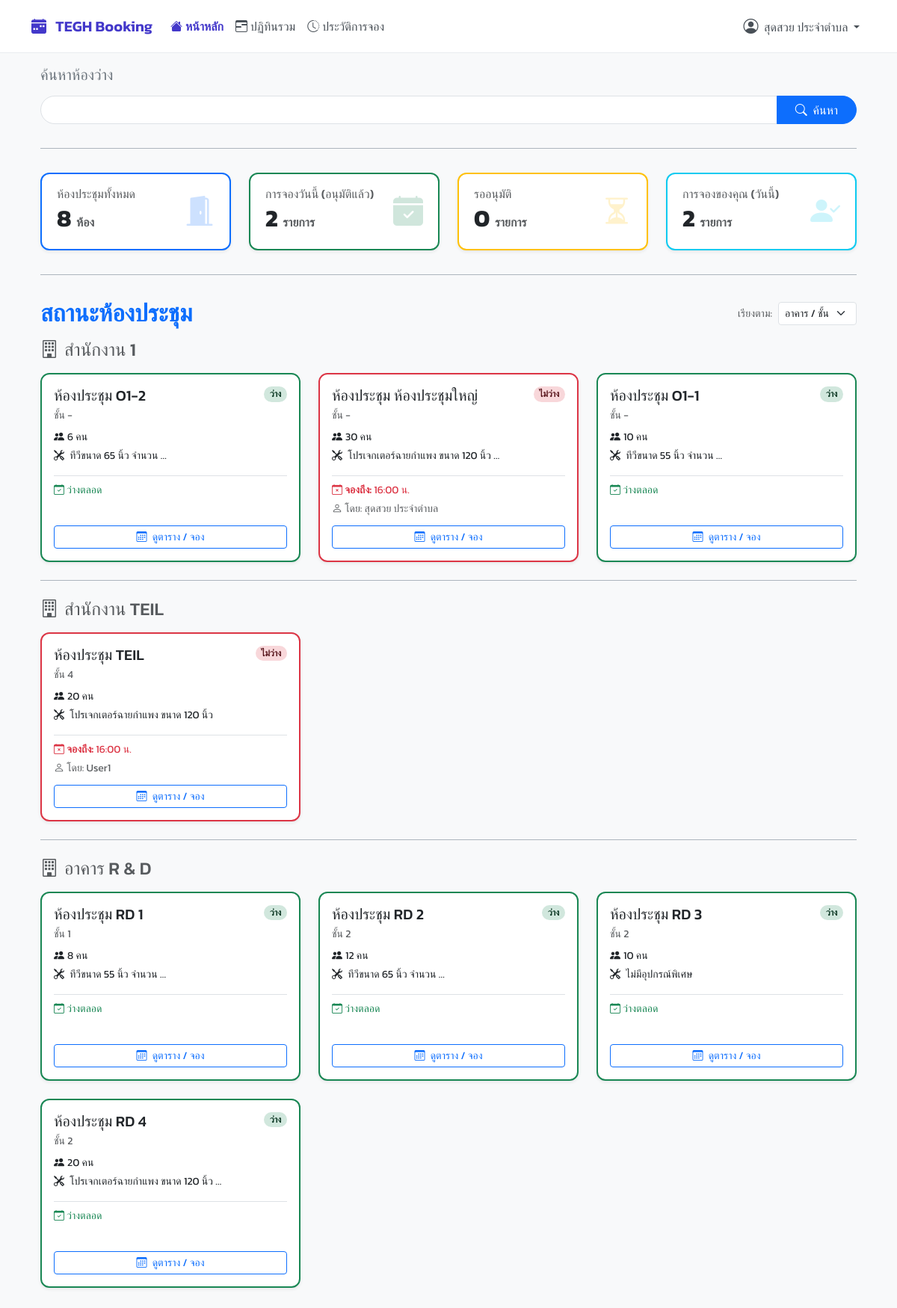
/ (signed in), run on the app's committed database.
### booking/models.py (models this page shows, shortened)
class Room(models.Model):
    name = models.CharField(max_length=100)
    building = models.CharField(max_length=100, blank=True, null=True)
    floor = models.CharField(max_length=50, blank=True, null=True)
    location = models.CharField(max_length=255, blank=True, null=True, help_text="เช่น 'ใกล้ฝ่ายบุคคล'")
    capacity = models.PositiveIntegerField(default=1)
    equipment_in_room = models.TextField(blank=True, null=True, help_text="ระบุอุปกรณ์แต่ละอย่างในบรรทัดใหม่")
    image = models.ImageField(upload_to='room_images/', blank=True, null=True, verbose_name="รูปภาพห้อง")

class Booking(models.Model):
    user = models.ForeignKey(User, on_delete=models.SET_NULL, null=True, related_name='bookings')
    room = models.ForeignKey(Room, on_delete=models.CASCADE, related_name='bookings')
    title = models.CharField(max_length=200)
    start_time = models.DateTimeField()
    end_time = models.DateTimeField()
    chairman = models.CharField(max_length=200, blank=True, null=True)
    department = models.CharField(max_length=200, blank=True, null=True)
    participant_count = models.PositiveIntegerField(default=1)
    participants = models.ManyToManyField(User, related_name='participating_in', blank=True)
    presentation_file = models.FileField(upload_to='presentations/', blank=True, null=True)
    description = models.TextField(blank=True, null=True)
    additional_requests = models.TextField(blank=True, null=True)
    additional_notes = models.TextField(blank=True, null=True)
    STATUS_CHOICES = [
        ('PENDING', 'รออนุมัติ'),
        ('APPROVED', 'อนุมัติแล้ว'),
        ('REJECTED', 'ไม่อนุมัติ'),
        ('CANCELLED', 'ยกเลิกแล้ว'),
    ]
    status = models.CharField(max_length=10, choices=STATUS_CHOICES, default='PENDING')
    created_at = models.DateTimeField(auto_now_add=True)
    updated_at = models.DateTimeField(auto_now=True)
    parent_booking = models.ForeignKey(
        'self',
        on_delete=models.CASCADE,
        null=True,
        blank=True,
        related_name='child_bookings',
        help_text="การจองนี้ เป็นส่วนหนึ่งของการจองซ้ำ (ชี้ไปที่การจองแรก)"
    )
    recurrence_rule = models.CharField(max_length=20, blank=True, null=True) # (เช่น 'WEEKLY', 'MONTHLY')

### booking/views.py (the view)
# urls.py: path('', views.dashboard_view, name='dashboard'),
@login_required
def dashboard_view(request):
    now = timezone.now(); sort_by = request.GET.get('sort', 'floor')
    all_rooms = Room.objects.all()
    if sort_by == 'status':
        all_rooms = sorted(all_rooms, key=lambda r: not r.bookings.filter(start_time__lte=now, end_time__gt=now, status='APPROVED').exists())
    elif sort_by == 'capacity':
         all_rooms = sorted(all_rooms, key=lambda r: r.capacity, reverse=True)
    elif sort_by == 'name':
        all_rooms = all_rooms.order_by('name')
    else:
        all_rooms = all_rooms.order_by('building', 'floor', 'name')
    buildings = defaultdict(list)
    for room in all_rooms:
        current = room.bookings.filter(start_time__lte=now, end_time__gt=now, status='APPROVED').select_related('user').first()
        room.status = 'ไม่ว่าง' if current else 'ว่าง'
        room.current_booking_info = current
        room.next_booking_info = None
        if not current:
            room.next_booking_info = room.bookings.filter(start_time__gt=now, status='APPROVED').select_related('user').order_by('start_time').first()
        buildings[room.building or "(ไม่ได้ระบุอาคาร)"].append(room)
    my_bookings_today_count = Booking.objects.filter(user=request.user, start_time__date=now.date()).count()
    context = get_base_context(request)
    summary = {
        'total_rooms': Room.objects.count(),
        'today_bookings': Booking.objects.filter(start_time__date=now.date(), status='APPROVED').count(),
        'pending_approvals': context['pending_count'],
        'my_bookings_today': my_bookings_today_count,
    }
    context.update({
        'buildings': dict(buildings),
        'summary_cards': summary,
        'current_sort': sort_by,
        'all_rooms': all_rooms,
    })
    return render(request, 'pages/dashboard.html', context)

### booking/views.py (called while the page is built)
def is_admin(user):
    return user.is_authenticated and (user.is_superuser or user.groups.filter(name='Admin').exists())

### templates/pages/dashboard.html (shortened to what this page needs)
{% extends 'base.html' %}
{% load static %}
{% block content %}
<div class="container-fluid">
    <div class="">
        <div class="">
            <form action="{% url 'smart_search' %}" method="get">
                <label for="smartSearchInput" class="form-label h5 fw-bold text-secondary"><h5>ค้นหาห้องว่าง</h5></label>
                <div class="input-group">
                    <input type="text" class="form-control rounded-start-pill"
                           name="q" id="smartSearchInput"
                           placeholder=""
                           value="{{ query_text|default:'' }}">
                    <button class="btn btn-primary rounded-end-pill px-4" type="submit">
                        <i class="bi bi-search me-1"></i> ค้นหา
                    </button>
                </div>
            </form>
        </div>
    </div>
    <hr class="section-divider">
    <div class="row g-4 mb-4">
        <div class="col-md-3">
            <div class="card kpi-card border-start border-primary border-2 shadow-sm h-100">
                <div class="card-body d-flex justify-content-between align-items-center">
                    <div>
                        <h6 class="card-subtitle text-muted mb-1">ห้องประชุมทั้งหมด</h6>
                        <h2 class="card-title fw-bold mb-0">{{ summary_cards.total_rooms }} <small class="text-muted fs-6">ห้อง</small></h2>
                    </div>
                    <i class="bi bi-door-open-fill kpi-icon text-primary"></i>
                </div>
            </div>
        </div>
        <div class="col-md-3">
            <div class="card kpi-card border-start border-success border-2 shadow-sm h-100">
                <div class="card-body d-flex justify-content-between align-items-center">
                    <div>
                        <h6 class="card-subtitle text-muted mb-1">การจองวันนี้ (อนุมัติแล้ว)</h6>
                        <h2 class="card-title fw-bold mb-0">{{ summary_cards.today_bookings }} <small class="text-muted fs-6">รายการ</small></h2>
                    </div>
                     <i class="bi bi-calendar-check-fill kpi-icon text-success"></i>
                </div>
            </div>
        </div>
        <div class="col-md-3">
            <div class="card kpi-card border-start border-warning border-2 shadow-sm h-100">
                <div class="card-body d-flex justify-content-between align-items-center">
                    <div>
                        <h6 class="card-subtitle text-muted mb-1">รออนุมัติ</h6>
                        <h2 class="card-title fw-bold mb-0">{{ summary_cards.pending_approvals }} <small class="text-muted fs-6">รายการ</small></h2>
                    </div>
                     <i class="bi bi-hourglass-split kpi-icon text-warning"></i>
                </div>
            </div>
        </div>
        <div class="col-md-3">
            <div class="card kpi-card border-start border-info border-2 shadow-sm h-100">
                 <div class="card-body d-flex justify-content-between align-items-center">
                    <div>
                        <h6 class="card-subtitle text-muted mb-1">การจองของคุณ (วันนี้)</h6>
                        <h2 class="card-title fw-bold mb-0">{{ summary_cards.my_bookings_today }} <small class="text-muted fs-6">รายการ</small></h2>
                    </div>
                     <i class="bi bi-person-check-fill kpi-icon text-info"></i>
                </div>
            </div>
        </div>
    </div>
    <hr class="section-divider">
    <div class="d-flex justify-content-between align-items-center mb-3">
        <h2 class="mb-0 fw-bold text-primary">สถานะห้องประชุม</h2>
        <div class="d-flex align-items-center">
            <label for="sortSelect" class="form-label me-2 mb-0 small text-muted">เรียงตาม:</label>
            <select class="form-select form-select-sm" id="sortSelect" style="width: auto;" onchange="window.location.href='?sort='+this.value">
                <option value="floor" {% if current_sort == 'floor' %}selected{% endif %}>อาคาร / ชั้น</option>
            </select>
        </div>
    </div>
    {% for building_name, rooms_in_building in buildings.items %}
        {% if not forloop.first %}
            <hr class="section-divider my-4">
        {% endif %}
        <div class="mb-4">
            <h4 class="mb-3 text-muted"><i class="bi bi-building me-2"></i>{{ building_name }}</h4>
            <div class="row g-4 row-cols-1 row-cols-md-2 row-cols-lg-3">
                {% for room in rooms_in_building %}
                <div class="col">
                    <div class="card room-card-hover border-start border-2 {% if room.status == 'ว่าง' %}border-success{% else %}border-danger{% endif %} shadow-sm h-100">
                        <div class="card-body d-flex flex-column">
                            <div class="d-flex justify-content-between align-items-start mb-2">
                                <h5 class="card-title mb-0">{{ room.name }}</h5>
                                <span class="badge {% if room.status == 'ว่าง' %}bg-success-subtle text-success-emphasis{% else %}bg-danger-subtle text-danger-emphasis{% endif %} rounded-pill">
                                    {{ room.status }}
                                </span>
                            </div>
                            <p class="card-subtitle mb-2 text-muted small">
                                ชั้น {{ room.floor|default:"-" }}
                            </p>
                            <p class="card-text small mb-1"><i class="bi bi-people-fill me-1"></i>{{ room.capacity }} คน</p>
                            <p class="card-text small mb-3">
                                <i class="bi bi-tools me-1"></i>
                                {{ room.equipment_in_room|truncatewords:4|default:"-" }}
                            </p>
                            <div class="mt-auto border-top pt-2">
                                {% if room.current_booking_info %}
                                    <p class="small mb-1 text-danger">
                                        <i class="bi bi-calendar-x"></i> <strong>จองถึง:</strong> {{ room.current_booking_info.end_time|date:"H:i" }} น.
                                    </p>
                                    <p class="small mb-1 text-muted">
                                       <i class="bi bi-person"></i> โดย: {{ room.current_booking_info.user.get_full_name|default:room.current_booking_info.user.username }}
                                    </p>
                                {% else %}
                                    <p class="small mb-1 text-success"><i class="bi bi-calendar-check"></i> ว่างตลอด</p>
                                    <p class="small mb-1 text-muted">&nbsp;</p>
                                {% endif %}
                                {% if is_admin_user %}
                                    <a href="{% url 'room_calendar' room.id %}" class="btn btn-sm btn-outline-primary mt-2 w-100">
                                        <i class="bi bi-calendar3 me-1"></i> ดูตาราง / จอง
                                    </a>
                                {% else %}
                                    <button type="button" class="btn btn-sm btn-outline-primary mt-2 w-100 book-modal-trigger"
                                            data-bs-toggle="modal"
                                            data-bs-target="#bookingModal"
                                            data-room-url="{% url 'room_calendar' room.id %}"
                                            data-room-name="{{ room.name }}">
                                        <i class="bi bi-calendar3 me-1"></i> ดูตาราง / จอง
                                    </button>
                                {% endif %}
                            </div>
                        </div>
                    </div>
                </div>
                {% endfor %}
            </div>
        </div>
    {% empty %}
        <div class="alert alert-warning text-center">
            <i class="bi bi-exclamation-triangle-fill me-2"></i> ยังไม่มีห้องประชุมในระบบ
        </div>
    {% endfor %}
</div>
{% endblock %}

### templates/base.html (shortened to what this page needs)
{% load static %}
<!DOCTYPE html>
<html lang="th">
<head>
    <link href="https://cdn.jsdelivr.net/npm/bootstrap@5.3.3/dist/css/bootstrap.min.css" rel="stylesheet">
    <link rel="stylesheet" href="https://cdn.jsdelivr.net/npm/bootstrap-icons@1.11.3/font/bootstrap-icons.min.css">
    <link href="https://cdn.jsdelivr.net/npm/select2@4.1.0-rc.0/dist/css/select2.min.css" rel="stylesheet" />
    <link rel="stylesheet" href="https://cdn.jsdelivr.net/npm/select2-bootstrap-5-theme@1.3.0/dist/select2-bootstrap-5-theme.min.css" />
    <link rel="stylesheet" href="{% static 'css/theme.css' %}">
</head>
<body>
    <nav class="navbar navbar-expand-lg fixed-top" id="main-navbar">
        <div class="container-xl">
            <a class="navbar-brand" href="{% url 'dashboard' %}">
                <i class="bi bi-calendar-week-fill me-2"></i> TEGH Booking
            </a>
            <div class="collapse navbar-collapse" id="mainNavbar">
                <ul class="navbar-nav me-auto mb-2 mb-lg-0">
                    {% for item in menu_items %}
                        {% if item.show %}
                            <li class="nav-item">
                                <a class="nav-link {% if item.active %}active{% endif %} d-flex align-items-center" href="{% url item.url_name %}">
                                    <i class="{{ item.icon }} me-1"></i>
                                    {{ item.label }}
                                </a>
                            </li>
                        {% endif %}
                    {% endfor %}
                </ul>
                <ul class="navbar-nav ms-auto mb-2 mb-lg-0">
                    {% if user.is_authenticated %}
                    <li class="nav-item dropdown">
                        <a class="nav-link dropdown-toggle" href="#" id="navbarUserDropdown" role="button" data-bs-toggle="dropdown" aria-expanded="false">
                            <i class="bi bi-person-circle fs-5 me-1"></i>
                            <span class="d-none d-lg-inline">{{ user.get_full_name|default:user.username }}</span>
                        </a>
                    </li>
                    {% endif %}
                </ul>
            </div>
        </div>
    </nav>
    <main class="container-xl main-content-wrapper" id="main-content">
        {% block content %}{% endblock %}
    </main>
</body>
</html>

### static/css/theme.css (style rules this page uses)
body { background-color: #f8fafc; font-family: 'Prompt', sans-serif; min-height: 100vh; display: flex; }
.card { border-radius: 0.75rem; border: 1px solid #e9ecef; box-shadow: 0 1px 3px rgba(0,0,0,.04); }

### templates/base.html (style rules this page uses)
body { background-color: #f8f9fa; font-family: 'Kanit', sans-serif; font-weight: 400; }
.navbar { box-shadow: none; background-color: #fff; padding-top: 0.75rem; padding-bottom: 0.75rem; border-bottom: 1px solid #e9ecef; }
.navbar-brand { color: #4338ca !important; font-weight: 600; }
.navbar .nav-link { color: #495057; font-weight: 500; padding-left: 0.75rem; padding-right: 0.75rem; transition: color 0.2s ease-in-out; }
.navbar .nav-link.active { color: #4338ca; font-weight: 600; }
.main-content-wrapper { padding-top: 5.5rem; padding-bottom: 1.5rem; }

### templates/pages/dashboard.html (style rules this page uses)
.kpi-card .card-body, .room-card .card-body { padding: 1.25rem; }
.kpi-icon { font-size: 2.5rem; opacity: 0.2; }
.section-divider { margin-top: 2rem; margin-bottom: 2rem; border-color: #adb5bd; border-top-width: 1px; opacity: 1; }

### data on the page
Room: building "สำนักงาน 1", name "ห้องประชุม O1-2", status "ว่าง", floor "-", capacity "6", equipment_in_room "ทีวีขนาด 65 นิ้ว จำนวน …", shows "ว่างตลอด"
Room: name "ห้องประชุม ห้องประชุมใหญ่", status "ไม่ว่าง", floor "-", capacity "30", equipment_in_room "โปรเจกเตอร์ฉายกำแพง ขนาด 120 นิ้ว …", current_booking_info.end_time "16:00", current_booking_info.user.get_full_name "สุดสวย ประจำตำบล"
Room: name "ห้องประชุม O1-1", status "ว่าง", floor "-", capacity "10", equipment_in_room "ทีวีขนาด 55 นิ้ว จำนวน …", shows "ว่างตลอด"
Room: building "สำนักงาน TEIL", name "ห้องประชุม TEIL", status "ไม่ว่าง", floor "4", capacity "20", equipment_in_room "โปรเจกเตอร์ฉายกำแพง ขนาด 120 นิ้ว", current_booking_info.end_time "16:00", current_booking_info.user.get_full_name "User1"
Room: building "อาคาร R & D", name "ห้องประชุม RD 1", status "ว่าง", floor "1", capacity "8", equipment_in_room "ทีวีขนาด 55 นิ้ว จำนวน …", shows "ว่างตลอด"
Room: name "ห้องประชุม RD 2", status "ว่าง", floor "2", capacity "12", equipment_in_room "ทีวีขนาด 65 นิ้ว จำนวน …", shows "ว่างตลอด"
Room: name "ห้องประชุม RD 3", status "ว่าง", floor "2", capacity "10", equipment_in_room "ไม่มีอุปกรณ์พิเศษ", shows "ว่างตลอด"
Room: name "ห้องประชุม RD 4", status "ว่าง", floor "2", capacity "20", equipment_in_room "โปรเจกเตอร์ฉายกำแพง ขนาด 120 นิ้ว …", shows "ว่างตลอด"

### other printed values
{{ item.label }} "หน้าหลัก" "ปฏิทินรวม" "ประวัติการจอง"
{{ user.get_full_name|default:user.username }} "สุดสวย ประจำตำบล"
{{ summary_cards.total_rooms }} "8"
{{ summary_cards.today_bookings }} "2"
{{ summary_cards.pending_approvals }} "0"
{{ summary_cards.my_bookings_today }} "2"
